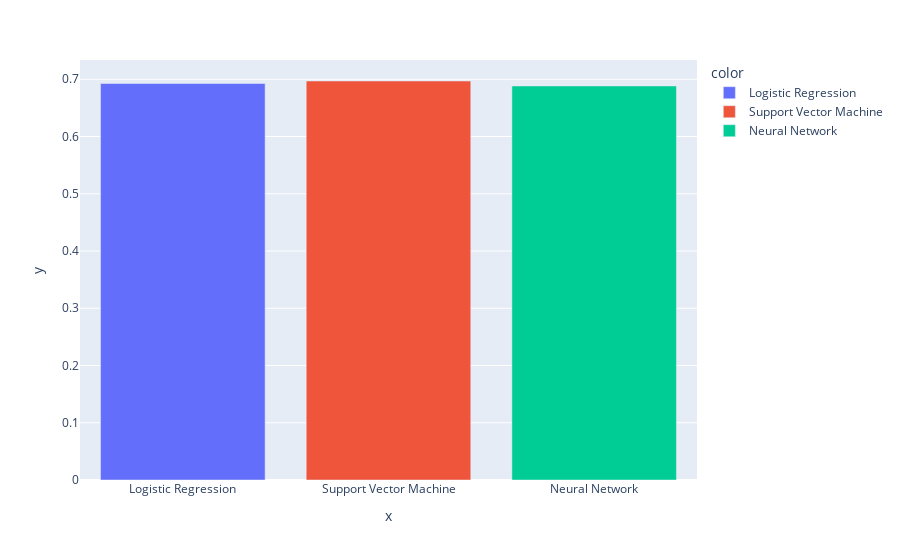

Source (notebook cell):
### Code cell
fig = px.bar(
    x = ['Logistic Regression', 'Support Vector Machine', 'Neural Network'],
    y = [log_acc, svm_acc, ann_acc],
    color= ['Logistic Regression', 'Support Vector Machine', 'Neural Network']
)
fig.show()

### Figure 1 — Plotly figure (JSON) as saved in the notebook; plotly's stock layout.template omitted (floating-point values rounded to 4 significant figures)
{"data": [{"hovertemplate": "color=Logistic Regression<br>x=%{x}<br>y=%{y}<extra></extra>", "legendgroup": "Logistic Regression", "marker": {"color": "#636efa", "pattern": {"shape": ""}}, "name": "Logistic Regression", "orientation": "v", "showlegend": true, "textposition": "auto", "type": "bar", "x": ["Logistic Regression"], "xaxis": "x", "y": [0.6926], "yaxis": "y"}, {"hovertemplate": "color=Support Vector Machine<br>x=%{x}<br>y=%{y}<extra></extra>", "legendgroup": "Support Vector Machine", "marker": {"color": "#EF553B", "pattern": {"shape": ""}}, "name": "Support Vector Machine", "orientation": "v", "showlegend": true, "textposition": "auto", "type": "bar", "x": ["Support Vector Machine"], "xaxis": "x", "y": [0.697], "yaxis": "y"}, {"hovertemplate": "color=Neural Network<br>x=%{x}<br>y=%{y}<extra></extra>", "legendgroup": "Neural Network", "marker": {"color": "#00cc96", "pattern": {"shape": ""}}, "name": "Neural Network", "orientation": "v", "showlegend": true, "textposition": "auto", "type": "bar", "x": ["Neural Network"], "xaxis": "x", "y": [0.6883], "yaxis": "y"}], "layout": {"barmode": "relative", "legend": {"title": {"text": "color"}, "tracegroupgap": 0}, "margin": {"t": 60}, "xaxis": {"anchor": "y", "domain": [0, 1], "title": {"text": "x"}}, "yaxis": {"anchor": "x", "domain": [0, 1], "title": {"text": "y"}}}}
